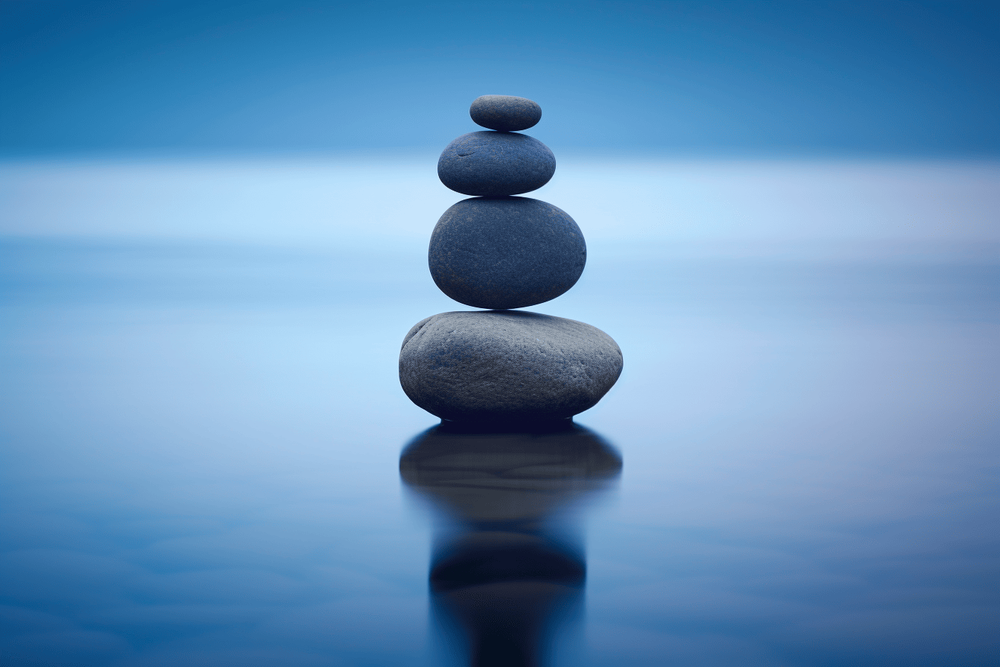
#> input picture PIAD/PIAD/obraz.png, 1000 x 667 px, shrunk from 1344 x 896 before the run
$ python Lab12.py
#> lines starting #> are read from the running program, lines starting #| are printed output that depends on the picture; long printed decimals are rounded
import numpy as np
from sklearn.cluster import AgglomerativeClustering
import matplotlib.pyplot as plt
from sklearn import datasets
from scipy.stats import mode
from sklearn.metrics import jaccard_score
from sklearn.decomposition import PCA
from scipy.spatial import ConvexHull
from mpl_toolkits.mplot3d import Axes3D
from scipy.cluster.hierarchy import dendrogram, linkage
from sklearn.cluster import KMeans
from sklearn.mixture import GaussianMixture
import cv2

iris = datasets.load_iris()
X = iris.data
Y = iris.target

# Klasteryzacja za pomocą różnych metod
agglomerative_clustering_nn = AgglomerativeClustering(linkage='single')
Y_pred_nn = agglomerative_clustering_nn.fit_predict(X)

agglomerative_clustering_avg = AgglomerativeClustering(linkage='average')
Y_pred_avg = agglomerative_clustering_avg.fit_predict(X)

agglomerative_clustering_complete = AgglomerativeClustering(linkage='complete')
Y_pred_complete = agglomerative_clustering_complete.fit_predict(X)

agglomerative_clustering_ward = AgglomerativeClustering(linkage='ward')
Y_pred_ward = agglomerative_clustering_ward.fit_predict(X)

# Funkcja do wizualizacji wyników
def plot_clusters(X, Y_pred, title):
#> called with X = array of shape (150, 4), Y_pred = array of shape (150,), title = 'Metoda najbliższego sąsiedztwa'
    plt.scatter(X[:, 0], X[:, 1], c=Y_pred)
    plt.title(title)
    plt.show()

plot_clusters(X, Y_pred_nn, 'Metoda najbliższego sąsiedztwa')
plot_clusters(X, Y_pred_avg, 'Metoda średnich połączeń')
plot_clusters(X, Y_pred_complete, 'Metoda najdalszych połączeń')
plot_clusters(X, Y_pred_ward, 'Metoda Warda')

def find_perm(clusters, Y_real, Y_pred):
#> called with clusters = 3, Y_real = array of shape (150,), Y_pred = array of shape (150,)
    perm = []
    for i in range(clusters):
        idx = (Y_pred == i)
        print(f'Cluster {i}: idx={idx}')
        if np.sum(idx) == 0:
            continue  # Pomijamy puste klastry
        try:
            new_label = mode(Y_real[idx]).mode[0]
            print(f'Cluster {i}: new_label={new_label}')
            perm.append(new_label)
        except IndexError:
            print(f'Cluster {i}: IndexError')
            perm.append(-1)  # Wartość domyślna, jeśli wystąpi problem
    print(f'Final perm={perm}')
    return [perm[label] if label < len(perm) else -1 for label in Y_pred]


# Dopasowanie wyników klasteryzacji do rzeczywistych klas
Y_pred_mapped = find_perm(3, Y, Y_pred_ward)

jaccard = jaccard_score(Y, Y_pred_mapped, average='macro')
print(f'Indeks Jaccarda: {jaccard}')

pca = PCA(n_components=2)
X_reduced = pca.fit_transform(X)

# Funkcja do wizualizacji z powłoką wypukłą
def plot_with_hull(X, Y, title):
#> called with X = array of shape (150, 2), Y = array of shape (150,), title = 'Rzeczywiste klasy'
    plt.figure()
    plt.scatter(X[:, 0], X[:, 1], c=Y)
    for label in np.unique(Y):
        hull = ConvexHull(X[Y == label])
        for simplex in hull.simplices:
            plt.plot(X[Y == label][simplex, 0], X[Y == label][simplex, 1], 'k-')
    plt.title(title)
    plt.show()

# Wizualizacja danych z rzeczywistymi klasami
plot_with_hull(X_reduced, Y, 'Rzeczywiste klasy')

# Wizualizacja danych z klastrami uzyskanymi z klasteryzacji
plot_with_hull(X_reduced, Y_pred_ward, 'Wyniki klasteryzacji (Ward)')

pca_3d = PCA(n_components=3)
X_reduced_3d = pca_3d.fit_transform(X)

fig = plt.figure()
ax = fig.add_subplot(111, projection='3d')
ax.scatter(X_reduced_3d[:, 0], X_reduced_3d[:, 1], X_reduced_3d[:, 2], c=Y)
plt.title('Rzeczywiste klasy w 3D')
plt.show()
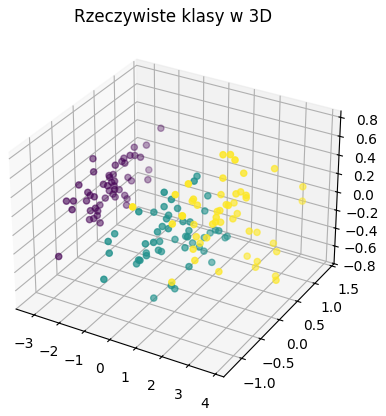
#> figure drawn by matplotlib, 1 panel

ax = fig.add_subplot(111, projection='3d')
ax.scatter(X_reduced_3d[:, 0], X_reduced_3d[:, 1], X_reduced_3d[:, 2], c=Y_pred_ward)
plt.title('Wyniki klasteryzacji (Ward) w 3D')
plt.show()

linked = linkage(X, 'ward')
dendrogram(linked)
plt.title('Dendrogram')
plt.show()

# K-means
kmeans = KMeans(n_clusters=3)
Y_pred_kmeans = kmeans.fit_predict(X)

# GMM
gmm = GaussianMixture(n_components=3)
Y_pred_gmm = gmm.fit_predict(X)

plot_with_hull(X_reduced, Y_pred_kmeans, 'Wyniki klasteryzacji (k-means)')
#> call 3 of plot_with_hull, with X = array of shape (150, 2), Y = array of shape (150,), title = 'Wyniki klasteryzacji (k-means)'
#> in plot_with_hull (call 3), `plt.show()`:
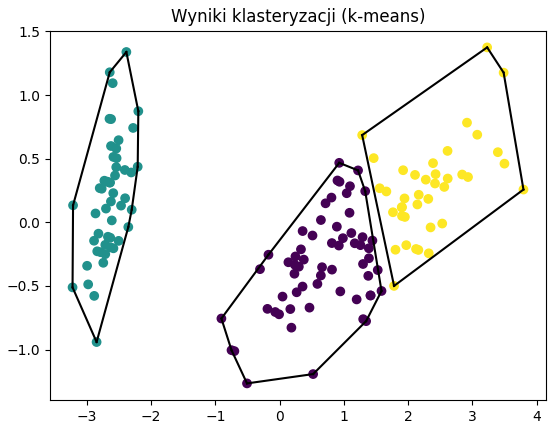
#> figure drawn by matplotlib, 1 panel
plot_with_hull(X_reduced, Y_pred_gmm, 'Wyniki klasteryzacji (GMM)')
#> call 4 of plot_with_hull, with X = array of shape (150, 2), Y = array of shape (150,), title = 'Wyniki klasteryzacji (GMM)'
#> in plot_with_hull (call 4), `plt.show()`:
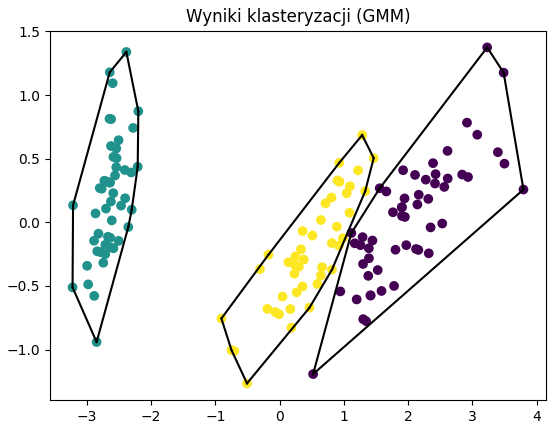
#> figure drawn by matplotlib, 1 panel

# Wczytaj obraz (należy podać ścieżkę do pliku obrazu)
img = cv2.imread('obraz.png')
#> img is the input picture: shape (667, 1000, 3); mean B, G, R 186.1, 145.3, 99.8
img = cv2.cvtColor(img, cv2.COLOR_BGR2RGB)

# Przekształcenie obrazu do macierzy pikseli
pixels = img.reshape(-1, 3)

# Funkcja do kwantyzacji obrazu
def quantize_image(method, clusters, pixels, img_shape):
#> called with clusters = 5, pixels = array of shape (667000, 3), img_shape = (667, 1000, 3)
    method.fit(pixels)
    centers = method.cluster_centers_
    labels = method.predict(pixels)
    quantized_img = centers[labels].reshape(img_shape).astype(int)
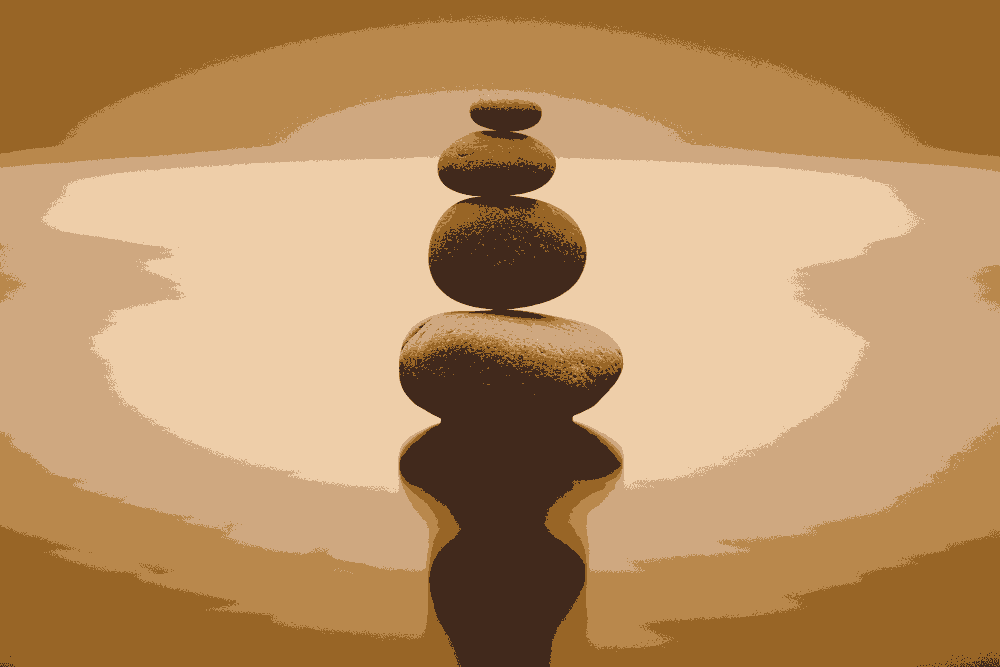
#> quantized_img: shape (667, 1000, 3) int64; mean of channels 0, 1, 2 99.2, 144.9, 185.3; drawn as B, G, R
    return quantized_img, labels

# Przykład dla k-means
kmeans = KMeans(n_clusters=5)
quantized_img_kmeans, labels = quantize_image(kmeans, 5, pixels, img.shape)

# Pokaż zkwantyzowany obraz
plt.imshow(quantized_img_kmeans)
plt.title('Obraz po kwantyzacji (k-means, 5 klastrów)')
plt.show()
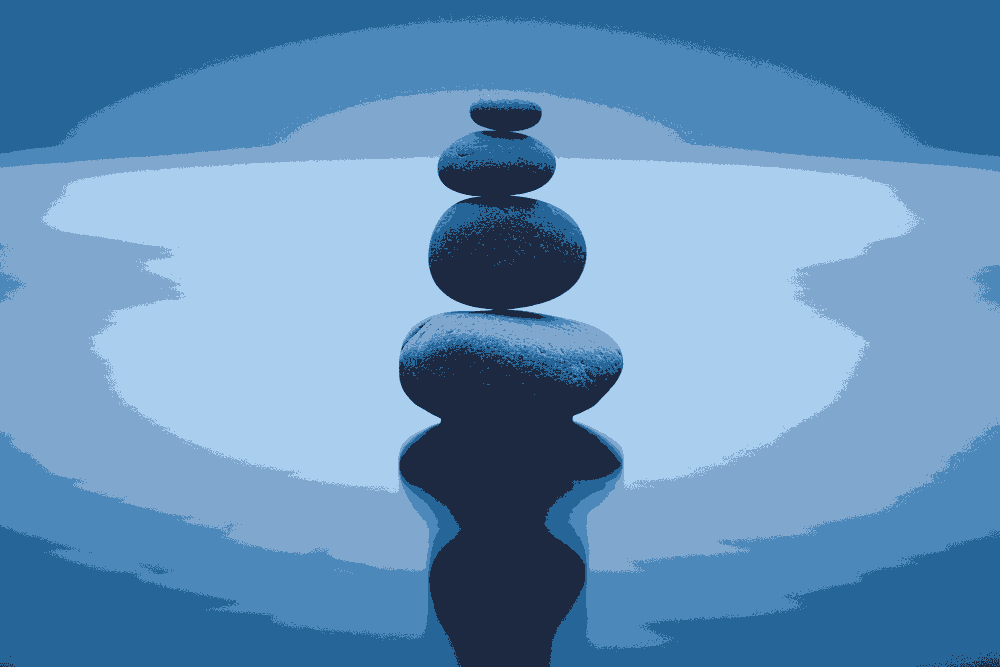
#> shown: shape (667, 1000, 3); mean R, G, B 99.2, 144.9, 185.3

# MSE
mse = np.mean((img - quantized_img_kmeans) ** 2)
#> mse = 198.5
print(f'Błąd średniokwadratowy: {mse}')
#| Błąd średniokwadratowy: 198.518

# Wizualizacja obrazu przed i po kwantyzacji
plt.subplot(1, 2, 1)
plt.imshow(img)
plt.title('Oryginalny obraz')
plt.subplot(1, 2, 2)
plt.imshow(quantized_img_kmeans)
plt.title('Obraz po kwantyzacji (k-means)')
plt.show()

# Permutacja pikseli
permuted_indices = np.random.permutation(len(pixels))
permuted_pixels = pixels[permuted_indices]

# Kwantyzacja permutowanych pikseli
quantized_img_permuted, permuted_labels = quantize_image(kmeans, 5, permuted_pixels, img.shape)
#> call 2 of quantize_image, with clusters = 5, pixels = array of shape (667000, 3), img_shape = (667, 1000, 3)
#> in quantize_image (call 2), `quantized_img = centers[labels].reshape(img_shape).astype(int)`:
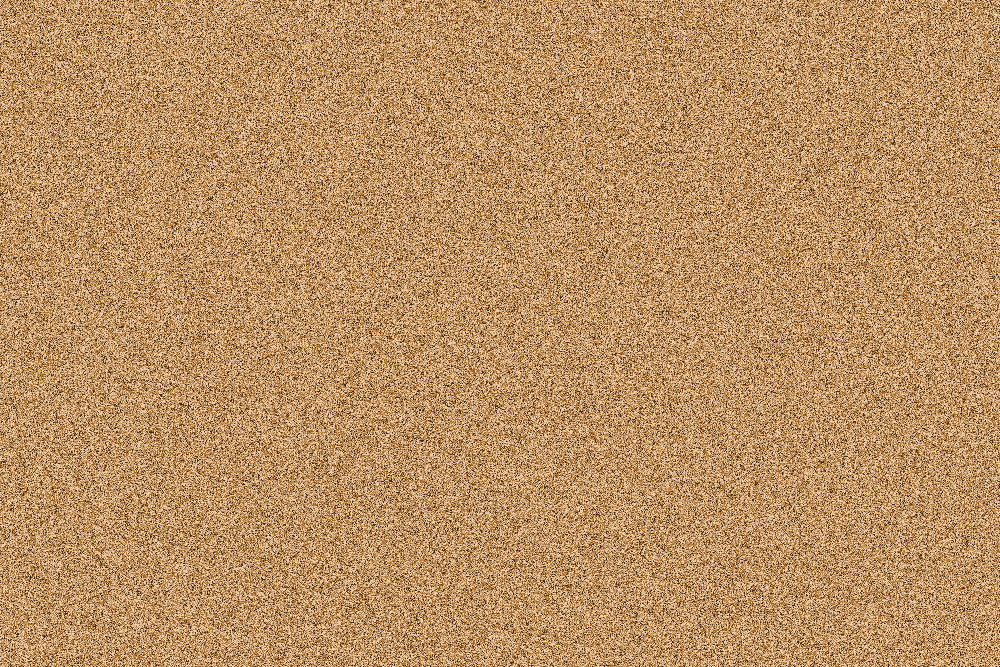
#> quantized_img: shape (667, 1000, 3) int64; mean of channels 0, 1, 2 99.2, 144.8, 185.7; drawn as B, G, R

# Odwrócenie permutacji
inverse_permutation = np.argsort(permuted_indices)
unpermuted_img = quantized_img_permuted.reshape(-1, 3)[inverse_permutation].reshape(img.shape)

# Pokaż obraz po odwróceniu permutacji
plt.imshow(unpermuted_img)
plt.title('Obraz po odwróceniu permutacji')
plt.show()
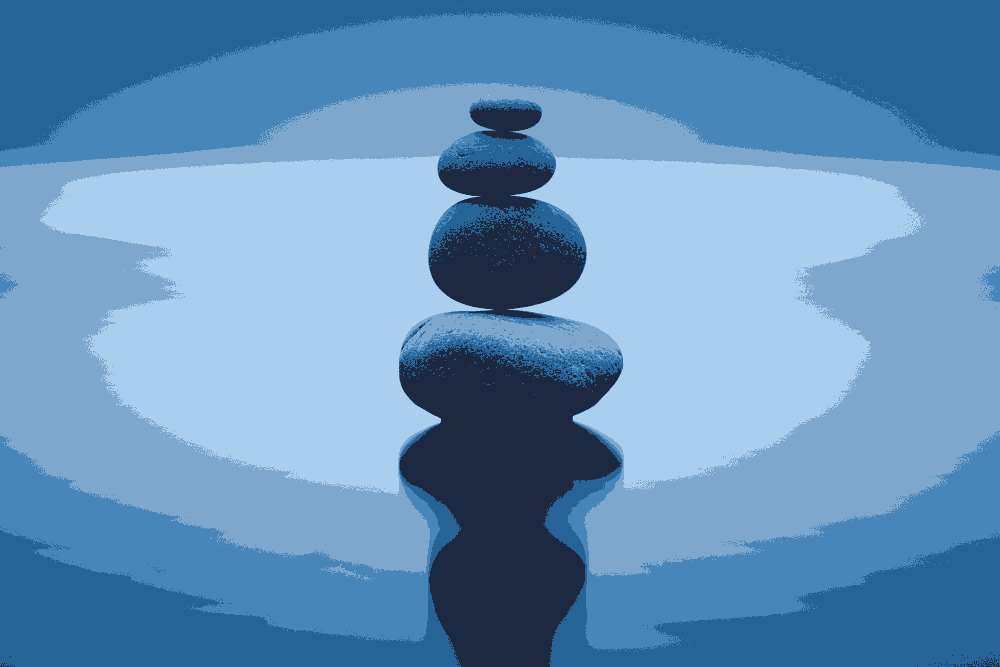
#> shown: shape (667, 1000, 3); mean R, G, B 99.2, 144.8, 185.7
